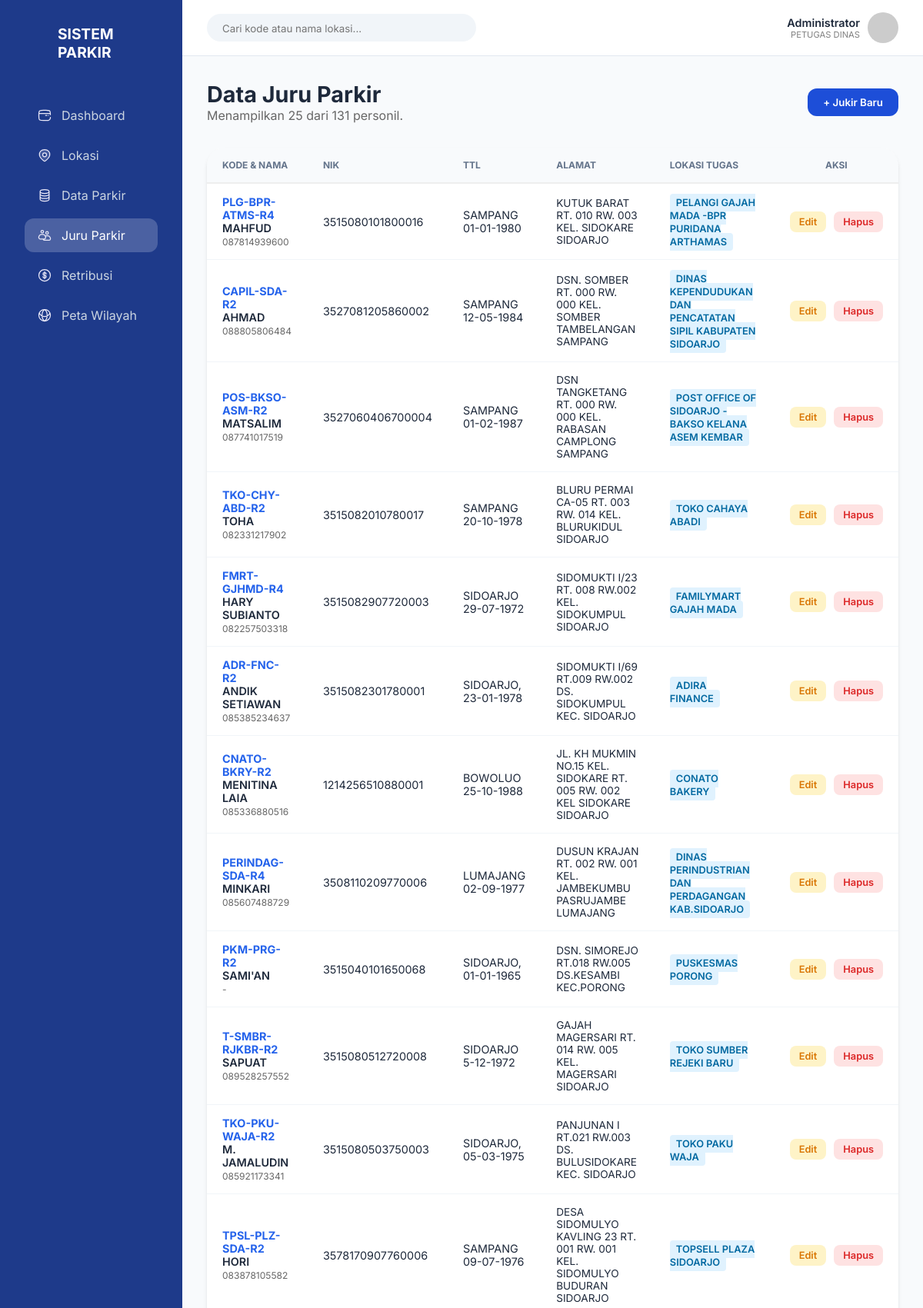
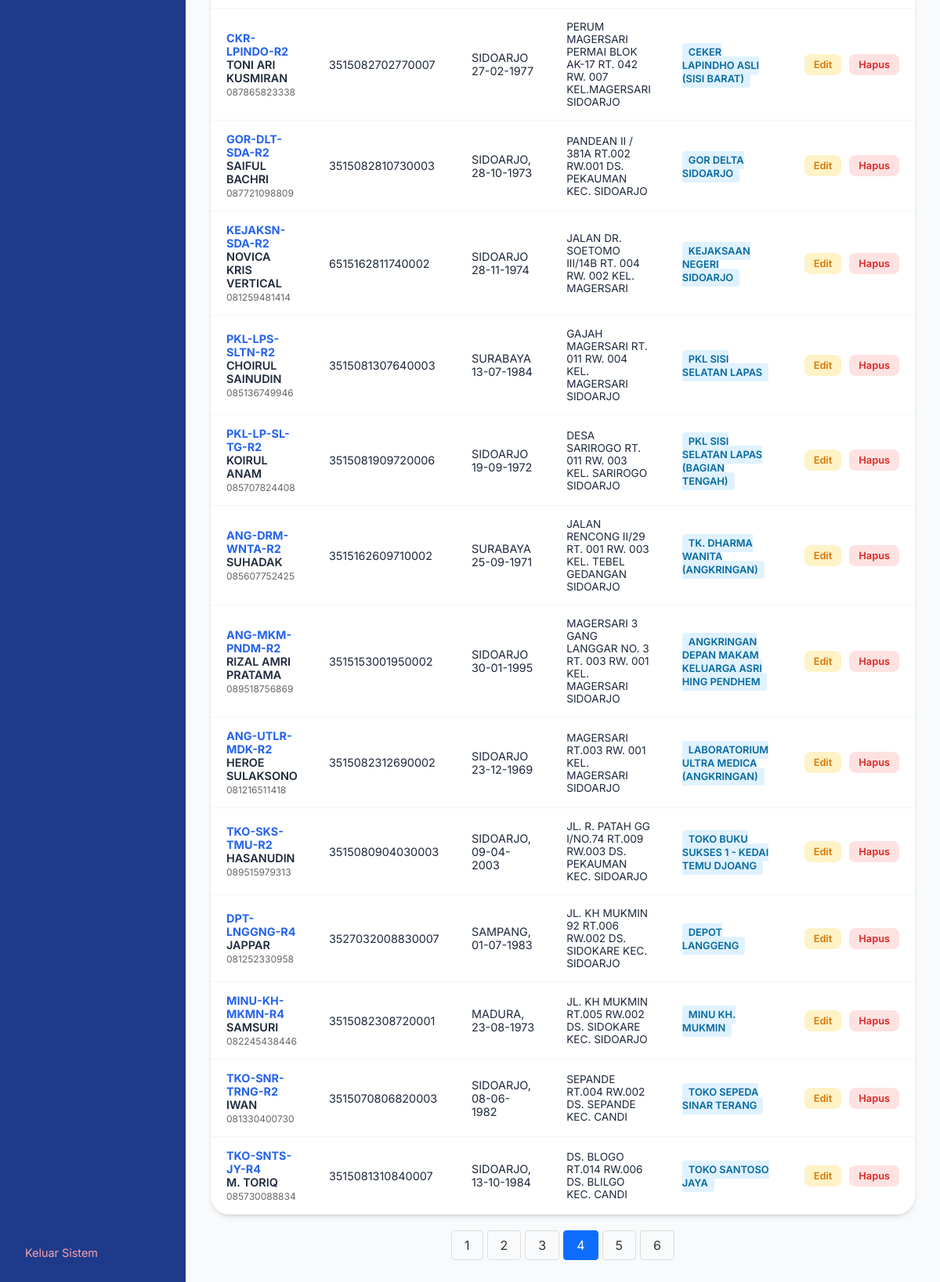
The app's page /tukang-parkir.php?page=4 with its own data (2 pictures, top to bottom).
### tables this page shows
CREATE TABLE `jukir_utama` (
  `id` int(11) NOT NULL,
  `no_spmt` varchar(50) DEFAULT NULL,
  `nik` varchar(20) DEFAULT NULL,
  `nama_lengkap` varchar(150) DEFAULT NULL,
  `ttl` varchar(100) DEFAULT NULL,
  `alamat` text DEFAULT NULL,
  `no_telp` varchar(20) DEFAULT NULL,
  `id_lokasi` int(11) DEFAULT NULL
);

CREATE TABLE `lokasi` (
  `id` int(11) NOT NULL,
  `kode_qris` varchar(50) DEFAULT NULL,
  `nama_lokasi` varchar(255) DEFAULT NULL,
  `titik_parkir` enum('TJU','TPK') DEFAULT NULL COMMENT 'TJU: Tepi Jalan Umum, TPK: Tempat Khusus Parkir',
  `nominal_retribusi` decimal(10,2) DEFAULT NULL,
  `target_bulanan` decimal(15,2) DEFAULT NULL,
  `terbilang_target` text DEFAULT NULL,
  `foto` varchar(255) DEFAULT NULL,
  `latitude` decimal(10,8) DEFAULT NULL,
  `longitude` decimal(11,8) DEFAULT NULL,
  `created_at` timestamp NOT NULL DEFAULT current_timestamp()
);

### tukang-parkir.php (the view, shortened to what this page needs)
<?php
include 'config/db.php';
$limit = 25;
$page = isset($_GET['page']) ? (int) $_GET['page'] : 1;
$offset = ($page - 1) * $limit;
$total_result = mysqli_query($conn, "SELECT COUNT(*) AS total FROM jukir_utama");
$total_row = mysqli_fetch_assoc($total_result)['total'];
$total_pages = ceil($total_row / $limit);
$sql = "SELECT
            jukir_utama.*,
            lokasi.nama_lokasi,
            lokasi.kode_qris
        FROM jukir_utama
        INNER JOIN lokasi ON jukir_utama.id_lokasi = lokasi.id
        ORDER BY jukir_utama.id DESC
        LIMIT $offset, $limit";
$result = mysqli_query($conn, $sql);
?>
<!DOCTYPE html>
<html lang="id">
<?php include 'components/header.php'; ?>
<body style="display: flex; margin: 0; padding: 0;">
    <?php include 'components/sidebar.php'; ?>
    <div class="main-content" style="flex: 1;">
        <?php include 'components/navbar.php'; ?>
        <div class="container" style="padding: 2rem;">
            <div style="display: flex; justify-content: space-between; align-items: center; margin-bottom: 2rem;">
                <div>
                    <h1 style="font-size: 1.8rem; margin: 0;">Data Juru Parkir</h1>
                    <p style="color: #666;">Menampilkan <?php echo mysqli_num_rows($result); ?> dari
                        <?php echo $total_row; ?> personil.
                    </p>
                </div>
                <button class="btn-primary" onclick="openAddModal()">+ Jukir Baru</button>
            </div>
            <div class="table-container">
                <table style="width: 100%; border-collapse: collapse;">
                    <thead>
                        <tr style="background: #f8f9fa; border-bottom: 2px solid #eee;">
                            <th>Kode & Nama</th>
                            <th>NIK</th>
                            <th>TTL</th>
                            <th>Alamat</th>
                            <th>Lokasi Tugas</th>
                            <th style="text-align: center;">Aksi</th>
                        </tr>
                    </thead>
                    <tbody>
                        <?php if (mysqli_num_rows($result) > 0): ?>
                            <?php while ($row = mysqli_fetch_assoc($result)): ?>
                                <tr style="border-bottom: 1px solid #eee;">
                                    <td>
                                        <div style="font-weight: bold; color: #2563eb;"><?= $row['kode_qris'] ?></div>
                                        <div style="font-weight: 600;"><?= $row['nama_lengkap'] ?></div>
                                        <small style="color: #666;"><?= $row['no_telp'] ?></small>
                                    </td>
                                    <td><?= $row['nik'] ?></td>
                                    <td><?= $row['ttl'] ?></td>
                                    <td style="font-size: 0.85rem; max-width: 200px;"><?= $row['alamat'] ?></td>
                                    <td><span class="badge badge-blue"
                                            style="background: #e0f2fe; color: #0369a1; padding: 4px 8px; border-radius: 4px; font-size: 0.8rem;"><?= $row['nama_lokasi'] ?></span>
                                    </td>
                                    <td style="text-align: center;">
                                        <div style="display: flex; gap: 5px; justify-content: center;">
                                            <button class="btn-action btn-edit"
                                                onclick="openEditModal(<?= htmlspecialchars(json_encode($row)) ?>)">Edit</button>
                                            <a href="store/hapus_jukir.php?id=<?= $row['id'] ?>" class="btn-action btn-delete"
                                                onclick="return confirm('Hapus data petugas ini?')">Hapus</a>
                                        </div>
                                    </td>
                                </tr>
                            <?php endwhile; ?>
                        <?php else: ?>
                            <tr>
                                <td colspan="6" style="text-align:center; padding: 20px;">Data jukir tidak ditemukan.</td>
                            </tr>
                        <?php endif; ?>
                    </tbody>
                </table>
            </div>
            <div class="pagination">
                <?php for ($i = 1; $i <= $total_pages; $i++): ?>
                    <a href="?page=<?= $i ?>" class="<?= ($page == $i) ? 'active' : '' ?>"><?= $i ?></a>
                <?php endfor; ?>
            </div>
        </div>
    </div>
</body>
</html>

### assets/css/style.css (style rules this page uses)
:root { --primary: #1d4ed8; --primary-dark: #1e40af; --sidebar-bg: #1e3a8a; --bg-light: #f8fafc; --text-main: #1e293b; --text-muted: #64748b; --white: #ffffff; --shadow: 0 4px 6px -1px rgb(0 0 0 / 0.1), 0 2px 4px -2px rgb(0 0 0 / 0.1); }
* { margin: 0; padding: 0; box-sizing: border-box; font-family: 'Inter', sans-serif; }
body { background-color: var(--bg-light); display: flex; color: var(--text-main); }
.main-content { flex-grow: 1; }
.container { padding: 2rem; }
.table-container { background: var(--white); border-radius: 24px; overflow: hidden; box-shadow: var(--shadow); }
table { width: 100%; border-collapse: collapse; }
th { background: #f8fafc; padding: 15px 20px; text-align: left; font-size: 0.75rem; text-transform: uppercase; color: var(--text-muted); }
td { padding: 15px 20px; border-top: 1px solid #f1f5f9; font-size: 0.9rem; }
.btn-primary { background: var(--primary); color: white; padding: 10px 20px; border-radius: 12px; border: none; cursor: pointer; font-weight: 600; }
.badge { padding: 4px 12px; border-radius: 50px; font-size: 0.8rem; font-weight: 600; }
.badge-blue { background: #eff6ff; color: #1d4ed8; }
.btn-action { padding: 6px 12px; border-radius: 8px; font-size: 0.8rem; cursor: pointer; border: none; font-weight: 600; transition: 0.2s; text-decoration: none; display: inline-block; }
.btn-edit { background: #fef3c7; color: #d97706; margin-right: 5px; }
.btn-delete { background: #fee2e2; color: #dc2626; }
.pagination { display: flex; gap: 5px; margin-top: 20px; justify-content: center; }
.pagination a { padding: 8px 16px; border: 1px solid #ddd; text-decoration: none; color: #333; border-radius: 4px; }
.pagination a.active { background-color: #0d6efd; color: white; border-color: #0d6efd; }

### records on screen
jukir_utama: id_lokasi.kode_qris "PLG-BPR-ATMS-R4", nama_lengkap "MAHFUD", no_telp "087814939600", nik "3515080101800016", ttl "SAMPANG 01-01-1980", alamat "KUTUK BARAT RT. 010 RW. 003 KEL. SIDOKARE SIDOARJO", id_lokasi.nama_lokasi "PELANGI GAJAH MADA -BPR PURIDANA ARTHAMAS"
jukir_utama: id_lokasi.kode_qris "CAPIL-SDA-R2", nama_lengkap "AHMAD", no_telp "088805806484", nik "3527081205860002", ttl "SAMPANG 12-05-1984", alamat "DSN. SOMBER RT. 000 RW. 000 KEL. SOMBER TAMBELANGAN SAMPANG", id_lokasi.nama_lokasi "DINAS KEPENDUDUKAN DAN PENCATATAN SIPIL KABUPATEN SIDOARJO"
jukir_utama: id_lokasi.kode_qris "POS-BKSO-ASM-R2", nama_lengkap "MATSALIM", no_telp "087741017519", nik "3527060406700004", ttl "SAMPANG 01-02-1987", alamat "DSN TANGKETANG RT. 000 RW. 000 KEL. RABASAN CAMPLONG SAMPANG", id_lokasi.nama_lokasi "POST OFFICE OF SIDOARJO - BAKSO KELANA ASEM KEMBAR"
jukir_utama: id_lokasi.kode_qris "TKO-CHY-ABD-R2", nama_lengkap "TOHA", no_telp "082331217902", nik "3515082010780017", ttl "SAMPANG 20-10-1978", alamat "BLURU PERMAI CA-05 RT. 003 RW. 014 KEL. BLURUKIDUL SIDOARJO", id_lokasi.nama_lokasi "TOKO CAHAYA ABADI"
jukir_utama: id_lokasi.kode_qris "FMRT-GJHMD-R4", nama_lengkap "HARY SUBIANTO", no_telp "082257503318", nik "3515082907720003", ttl "SIDOARJO 29-07-1972", alamat "SIDOMUKTI I/23 RT. 008 RW.002 KEL. SIDOKUMPUL SIDOARJO", id_lokasi.nama_lokasi "FAMILYMART GAJAH MADA"
jukir_utama: id_lokasi.kode_qris "ADR-FNC-R2", nama_lengkap "ANDIK SETIAWAN", no_telp "085385234637", nik "3515082301780001", ttl "SIDOARJO, 23-01-1978", alamat "SIDOMUKTI I/69 RT.009 RW.002 DS. SIDOKUMPUL KEC. SIDOARJO", id_lokasi.nama_lokasi "ADIRA FINANCE"
jukir_utama: id_lokasi.kode_qris "CNATO-BKRY-R2", nama_lengkap "MENITINA LAIA", no_telp "085336880516", nik "1214256510880001", ttl "BOWOLUO 25-10-1988", alamat "JL. KH MUKMIN NO.15 KEL. SIDOKARE RT. 005 RW. 002 KEL SIDOKARE SIDOARJO", id_lokasi.nama_lokasi "CONATO BAKERY"
jukir_utama: id_lokasi.kode_qris "PERINDAG-SDA-R4", nama_lengkap "MINKARI", no_telp "085607488729", nik "3508110209770006", ttl "LUMAJANG 02-09-1977", alamat "DUSUN KRAJAN RT. 002 RW. 001 KEL. JAMBEKUMBU PASRUJAMBE LUMAJANG", id_lokasi.nama_lokasi "DINAS PERINDUSTRIAN DAN PERDAGANGAN KAB.SIDOARJO"
jukir_utama: id_lokasi.kode_qris "PKM-PRG-R2", nama_lengkap "SAMI'AN", no_telp "-", nik "3515040101650068", ttl "SIDOARJO, 01-01-1965", alamat "DSN. SIMOREJO RT.018 RW.005 DS.KESAMBI KEC.PORONG", id_lokasi.nama_lokasi "PUSKESMAS PORONG"
jukir_utama: id_lokasi.kode_qris "T-SMBR-RJKBR-R2", nama_lengkap "SAPUAT", no_telp "089528257552", nik "3515080512720008", ttl "SIDOARJO 5-12-1972", alamat "GAJAH MAGERSARI RT. 014 RW. 005 KEL. MAGERSARI SIDOARJO", id_lokasi.nama_lokasi "TOKO SUMBER REJEKI BARU"
jukir_utama: id_lokasi.kode_qris "TKO-PKU-WAJA-R2", nama_lengkap "M. JAMALUDIN", no_telp "085921173341", nik "3515080503750003", ttl "SIDOARJO, 05-03-1975", alamat "PANJUNAN I RT.021 RW.003 DS. BULUSIDOKARE KEC. SIDOARJO", id_lokasi.nama_lokasi "TOKO PAKU WAJA"
jukir_utama: id_lokasi.kode_qris "TPSL-PLZ-SDA-R2", nama_lengkap "HORI", no_telp "083878105582", nik "3578170907760006", ttl "SAMPANG 09-07-1976", alamat "DESA SIDOMULYO KAVLING 23 RT. 001 RW. 001 KEL. SIDOMULYO BUDURAN SIDOARJO", id_lokasi.nama_lokasi "TOPSELL PLAZA SIDOARJO"
jukir_utama: id_lokasi.kode_qris "CKR-LPINDO-R2", nama_lengkap "TONI ARI KUSMIRAN", no_telp "087865823338", nik "3515082702770007", ttl "SIDOARJO 27-02-1977", alamat "PERUM MAGERSARI PERMAI BLOK AK-17 RT. 042 RW. 007 KEL.MAGERSARI SIDOARJO", id_lokasi.nama_lokasi "CEKER LAPINDHO ASLI (SISI BARAT)"
jukir_utama: id_lokasi.kode_qris "GOR-DLT-SDA-R2", nama_lengkap "SAIFUL BACHRI", no_telp "087721098809", nik "3515082810730003", ttl "SIDOARJO, 28-10-1973", alamat "PANDEAN II / 381A RT.002 RW.001 DS. PEKAUMAN KEC. SIDOARJO", id_lokasi.nama_lokasi "GOR DELTA SIDOARJO"
jukir_utama: id_lokasi.kode_qris "KEJAKSN-SDA-R2", nama_lengkap "NOVICA KRIS VERTICAL", no_telp "081259481414", nik "6515162811740002", ttl "SIDOARJO 28-11-1974", alamat "JALAN DR. SOETOMO III/14B RT. 004 RW. 002 KEL. MAGERSARI", id_lokasi.nama_lokasi "KEJAKSAAN NEGERI SIDOARJO"
jukir_utama: id_lokasi.kode_qris "PKL-LPS-SLTN-R2", nama_lengkap "CHOIRUL SAINUDIN", no_telp "085136749946", nik "3515081307640003", ttl "SURABAYA 13-07-1984", alamat "GAJAH MAGERSARI RT. 011 RW. 004 KEL. MAGERSARI SIDOARJO", id_lokasi.nama_lokasi "PKL SISI SELATAN LAPAS"
jukir_utama: id_lokasi.kode_qris "PKL-LP-SL-TG-R2", nama_lengkap "KOIRUL ANAM", no_telp "085707824408", nik "3515081909720006", ttl "SIDOARJO 19-09-1972", alamat "DESA SARIROGO RT. 011 RW. 003 KEL. SARIROGO SIDOARJO", id_lokasi.nama_lokasi "PKL SISI SELATAN LAPAS (BAGIAN TENGAH)"
jukir_utama: id_lokasi.kode_qris "ANG-DRM-WNTA-R2", nama_lengkap "SUHADAK", no_telp "085607752425", nik "3515162609710002", ttl "SURABAYA 25-09-1971", alamat "JALAN RENCONG II/29 RT. 001 RW. 003 KEL. TEBEL GEDANGAN SIDOARJO", id_lokasi.nama_lokasi "TK. DHARMA WANITA (ANGKRINGAN)"
jukir_utama: id_lokasi.kode_qris "ANG-MKM-PNDM-R2", nama_lengkap "RIZAL AMRI PRATAMA", no_telp "089518756869", nik "3515153001950002", ttl "SIDOARJO 30-01-1995", alamat "MAGERSARI 3 GANG LANGGAR NO. 3 RT. 003 RW. 001 KEL. MAGERSARI SIDOARJO", id_lokasi.nama_lokasi "ANGKRINGAN DEPAN MAKAM KELUARGA ASRI HING PENDHEM"
jukir_utama: id_lokasi.kode_qris "ANG-UTLR-MDK-R2", nama_lengkap "HEROE SULAKSONO", no_telp "081216511418", nik "3515082312690002", ttl "SIDOARJO 23-12-1969", alamat "MAGERSARI RT.003 RW. 001 KEL. MAGERSARI SIDOARJO", id_lokasi.nama_lokasi "LABORATORIUM ULTRA MEDICA (ANGKRINGAN)"
jukir_utama: id_lokasi.kode_qris "TKO-SKS-TMU-R2", nama_lengkap "HASANUDIN", no_telp "089515979313", nik "3515080904030003", ttl "SIDOARJO, 09-04-2003", alamat "JL. R. PATAH GG I/NO.74 RT.009 RW.003 DS. PEKAUMAN KEC. SIDOARJO", id_lokasi.nama_lokasi "TOKO BUKU SUKSES 1 - KEDAI TEMU DJOANG"
jukir_utama: id_lokasi.kode_qris "DPT-LNGGNG-R4", nama_lengkap "JAPPAR", no_telp "081252330958", nik "3527032008830007", ttl "SAMPANG, 01-07-1983", alamat "JL. KH MUKMIN 92 RT.006 RW.002 DS. SIDOKARE KEC. SIDOARJO", id_lokasi.nama_lokasi "DEPOT LANGGENG"
jukir_utama: id_lokasi.kode_qris "MINU-KH-MKMN-R4", nama_lengkap "SAMSURI", no_telp "082245438446", nik "3515082308720001", ttl "MADURA, 23-08-1973", alamat "JL. KH MUKMIN RT.005 RW.002 DS. SIDOKARE KEC. SIDOARJO", id_lokasi.nama_lokasi "MINU KH. MUKMIN"
jukir_utama: id_lokasi.kode_qris "TKO-SNR-TRNG-R2", nama_lengkap "IWAN", no_telp "081330400730", nik "3515070806820003", ttl "SIDOARJO, 08-06-1982", alamat "SEPANDE RT.004 RW.002 DS. SEPANDE KEC. CANDI", id_lokasi.nama_lokasi "TOKO SEPEDA SINAR TERANG"
jukir_utama: id_lokasi.kode_qris "TKO-SNTS-JY-R4", nama_lengkap "M. TORIQ", no_telp "085730088834", nik "3515081310840007", ttl "SIDOARJO, 13-10-1984", alamat "DS. BLOGO RT.014 RW.006 DS. BLILGO KEC. CANDI", id_lokasi.nama_lokasi "TOKO SANTOSO JAYA"

### other values on screen
mysqli_num_rows($result) "25"
$total_row "131"
